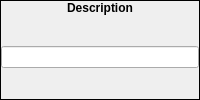
            <widget class="QFrame" name="frame_116">
             <property name="sizePolicy">
              <sizepolicy hsizetype="Preferred" vsizetype="Fixed">
               <horstretch>0</horstretch>
               <verstretch>0</verstretch>
              </sizepolicy>
             </property>
             <property name="focusPolicy">
              <enum>Qt::ClickFocus</enum>
             </property>
             <property name="frameShape">
              <enum>QFrame::Box</enum>
             </property>
             <property name="frameShadow">
              <enum>QFrame::Plain</enum>
             </property>
             <layout class="QVBoxLayout" name="verticalLayout_227">
              <property name="spacing">
               <number>0</number>
              </property>
              <property name="margin">
               <number>0</number>
              </property>
              <item>
               <widget class="QLabel" name="label_180">
                <property name="sizePolicy">
                 <sizepolicy hsizetype="Preferred" vsizetype="Fixed">
                  <horstretch>0</horstretch>
                  <verstretch>0</verstretch>
                 </sizepolicy>
                </property>
                <property name="font">
                 <font>
                  <weight>75</weight>
                  <bold>true</bold>
                 </font>
                </property>
                <property name="focusPolicy">
                 <enum>Qt::ClickFocus</enum>
                </property>
                <property name="text">
                 <string>Description</string>
                </property>
                <property name="alignment">
                 <set>Qt::AlignCenter</set>
                </property>
               </widget>
              </item>
              <item>
               <widget class="QWidget" name="widget_134" native="true">
                <property name="focusPolicy">
                 <enum>Qt::ClickFocus</enum>
                </property>
                <layout class="QVBoxLayout" name="verticalLayout_228">
                 <property name="spacing">
                  <number>0</number>
                 </property>
                 <property name="margin">
                  <number>0</number>
                 </property>
                 <item>
                  <widget class="QLineEdit" name="seed_leDescription">
                   <property name="focusPolicy">
                    <enum>Qt::ClickFocus</enum>
                   </property>
                   <property name="maxLength">
                    <number>64</number>
                   </property>
                  </widget>
                 </item>
                </layout>
               </widget>
              </item>
             </layout>
            </widget>
